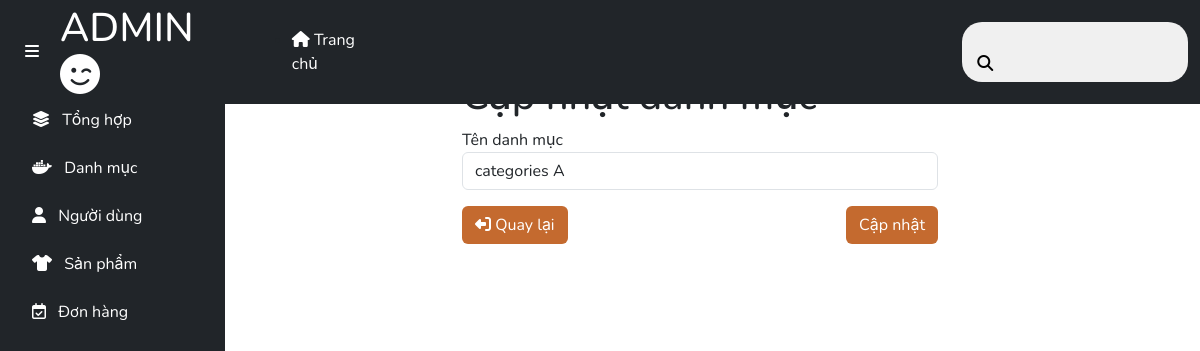
/admin/categories/update.php?id=1, run on an earlier commit of the app's database.
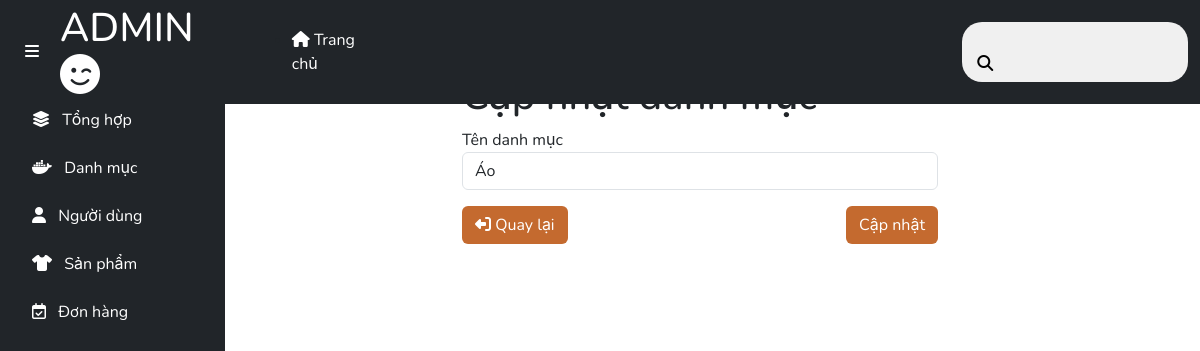
And on a later commit of the database.
### tables this page shows
CREATE TABLE `categories` (
  `idCategories` int(11) NOT NULL,
  `nameCategories` varchar(255) NOT NULL
);

### client/DBUntil.php (called while the page is built, shortened)
<?php
include "Database.php";
class DBUntil
{
    private $connection = null;
    function __construct()
    {
        $db = new Database(HOST, USERNAME, PASSWORD, DB_NAME);
        $this->connection = $db->getConnection();
    }
    public function select($sql, $params = [])
    {
        $stmt = $this->connection->prepare($sql);
        $stmt->execute($params);
        $stmt->setFetchMode(PDO::FETCH_ASSOC);
        return $stmt->fetchAll();
    }
}

### client/Database.php (called while the page is built, shortened)
<?php
class Database
{
    private $host;
    private $username;
    private $password;
    private $dbname;
    public function __construct($host, $username, $password, $dbname)
    {
        $this->host = $host;
        $this->username = $username;
        $this->password = $password;
        $this->dbname = $dbname;
    }
    public function getConnection()
    {
        try {
            $url = "mysql:host=" . $this->host . ";dbname=" . $this->dbname;
            $this->connection = new PDO($url, $this->username, $this->password);
            $this->connection->setAttribute(PDO::ATTR_ERRMODE, PDO::ERRMODE_EXCEPTION);
            return $this->connection;
        } catch (\Exception $e) {
            echo "Error: " . $e->getMessage();
            return null;
        }
    }
}

### admin/categories/update.php (the view, shortened to what this page needs)
<?php
    include "../../client/DBUntil.php";
    $dbHelper = new DBUntil();
    $id = $_GET['id'];
    $category = $dbHelper->select("SELECT * FROM categories WHERE idCategories = ?", [$id])[0];
?>
<!DOCTYPE html>
<html lang="en">
    <?php include "../include/head.php" ?>
    <body>
       <?php include "../include/header.php" ?>
        <div class="container-fluid">
            <div class="row">
                <?php include "../include/aside.php" ?>
                <main class="col-md-10 mt-5">
                    <div class="row">
                        <div class="col-md-3"></div>
                        <div class="col-md-6">
                            <h1 class="mt-4">Cập nhật danh mục</h1>
                            <form action="" method="post">
                                <div class="name-category">
                                    <label for="">Tên danh mục</label>
                                    <input type="text" name="name_category"
                                        id="name_category" class="form-control" value="<?php echo $category['nameCategories'] ?>">
                                </div>
                                <div class="d-flex justify-content-between mt-3">
                                    <a href="#" class="return btn text-white color-bg">
                                        <i class="fa-solid fa-right-from-bracket deg-180"></i>
                                        Quay lại
                                    </a>
                                    <button type="submit" class="btn color-bg text-white">Cập nhật</button>
                                </div>
                            </form>
                        </div>
                        <div class="col-md-3"></div>
                    </div>
                </main>
            </div>
        </div>
    </body>
</html>

What changed in the data, as far as the page shows it:
changed categories: name_category "categories A" → "Áo"
